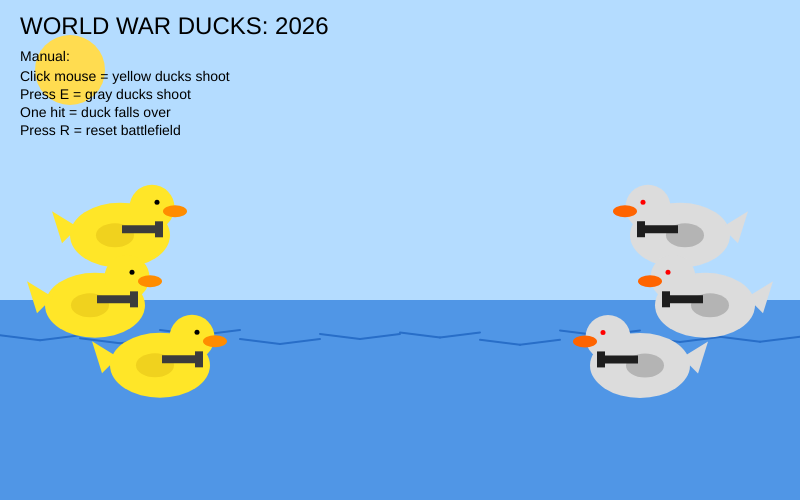
Frame 1 (no input)
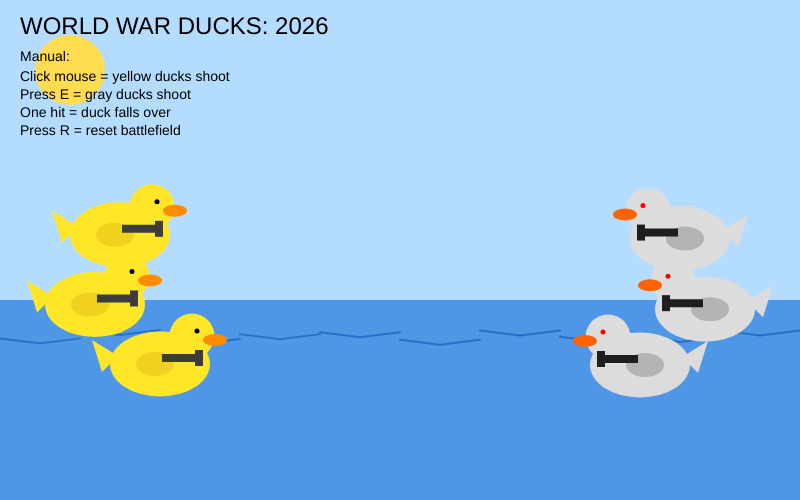
Frame 60 (no input)
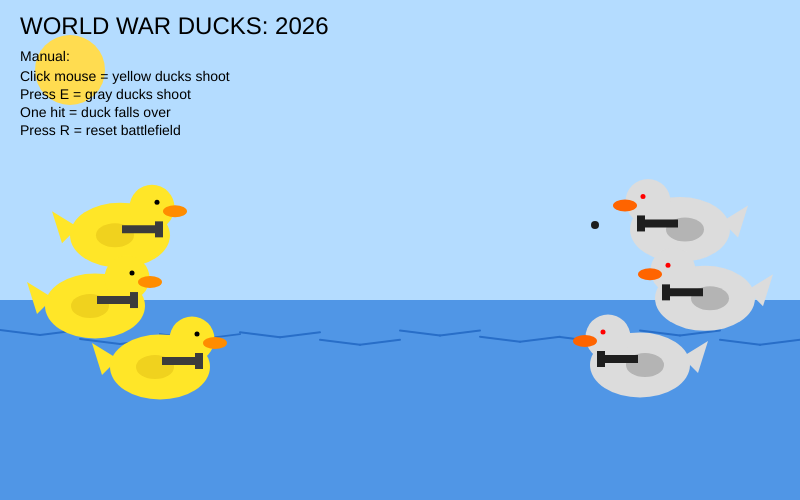
Frame 120 (the mouse pressed at the canvas centre since frame 60)

The p5.js sketch that drew these frames (run headless with seeded random() and noise() and a simulated clock; from frame 60 on, the mouse is pressed at the canvas centre):

// p5.js sketch
// ── sketch.js
let yellowDucks = [];
let grayDucks = [];

let yellowBullets = [];
let grayBullets = [];

function setup() {
  createCanvas(800, 500);
  resetBattlefield();
}

function draw() {
  background(180, 220, 255);

  drawScene();
  drawManual();

  updateDucks();
  updateBullets();
}

// =====================
// RESET
// =====================

function resetBattlefield() {
  yellowDucks = [];
  grayDucks = [];
  yellowBullets = [];
  grayBullets = [];

  // yellow side
  yellowDucks.push(new Duck(120, 235, "yellow"));
  yellowDucks.push(new Duck(95, 305, "yellow"));
  yellowDucks.push(new Duck(160, 365, "yellow"));

  // gray side
  grayDucks.push(new Duck(680, 235, "gray"));
  grayDucks.push(new Duck(705, 305, "gray"));
  grayDucks.push(new Duck(640, 365, "gray"));
}

// =====================
// BACKGROUND + MANUAL
// =====================

function drawScene() {
  // sky
  background(180, 220, 255);

  // sun
  noStroke();
  fill(255, 220, 80);
  ellipse(70, 70, 70, 70);

  // water
  fill(80, 150, 230);
  rect(0, 300, width, 200);

  // simple waves
  stroke(40, 110, 200);
  strokeWeight(2);
  noFill();

  for (let x = 0; x < width; x += 80) {
    let waveY = 335 + sin(frameCount * 0.04 + x * 0.03) * 5;
    line(x, waveY, x + 40, waveY + 5);
    line(x + 40, waveY + 5, x + 80, waveY);
  }

  noStroke();
}

function drawManual() {
  fill(0);
  textAlign(LEFT, TOP);

  textSize(24);
  text("WORLD WAR DUCKS: 2026", 20, 15);

  textSize(14);
  text("Manual:", 20, 50);
  text("Click mouse = yellow ducks shoot", 20, 70);
  text("Press E = gray ducks shoot", 20, 88);
  text("One hit = duck falls over", 20, 106);
  text("Press R = reset battlefield", 20, 124);
}

// =====================
// DUCK MANAGEMENT
// =====================

function updateDucks() {
  for (let i = 0; i < yellowDucks.length; i++) {
    yellowDucks[i].update();
    yellowDucks[i].display();
  }

  for (let i = 0; i < grayDucks.length; i++) {
    grayDucks[i].update();
    grayDucks[i].display();
  }
}

// =====================
// BULLET MANAGEMENT
// =====================

function updateBullets() {
  // yellow bullets hit gray ducks
  for (let i = yellowBullets.length - 1; i >= 0; i--) {
    let b = yellowBullets[i];

    b.update();
    b.display();

    for (let j = 0; j < grayDucks.length; j++) {
      let grayDuck = grayDucks[j];

      if (grayDuck.isAlive) {
        let d = dist(b.x, b.y, grayDuck.x, grayDuck.y);

        if (d < 45) {
          grayDuck.die();
          yellowBullets.splice(i, 1);
          break;
        }
      }
    }

    if (i < yellowBullets.length && b.x > width) {
      yellowBullets.splice(i, 1);
    }
  }

  // gray bullets hit yellow ducks
  for (let i = grayBullets.length - 1; i >= 0; i--) {
    let b = grayBullets[i];

    b.update();
    b.display();

    for (let j = 0; j < yellowDucks.length; j++) {
      let yellowDuck = yellowDucks[j];

      if (yellowDuck.isAlive) {
        let d = dist(b.x, b.y, yellowDuck.x, yellowDuck.y);

        if (d < 45) {
          yellowDuck.die();
          grayBullets.splice(i, 1);
          break;
        }
      }
    }

    if (i < grayBullets.length && b.x < 0) {
      grayBullets.splice(i, 1);
    }
  }
}

// =====================
// DUCK CLASS
// =====================

class Duck {
  constructor(x, y, side) {
    this.x = x;
    this.y = y;
    this.side = side;

    this.yOffset = 0;

    this.isAlive = true;
    this.fallAngle = 0;

    this.isShooting = false;
    this.shootTimer = 0;

    this.bobSpeed = random(0.035, 0.06);
    this.bobAmount = random(5, 9);
  }

  update() {
    if (this.isAlive) {
      this.yOffset = sin(frameCount * this.bobSpeed) * this.bobAmount;
    }

    if (this.shootTimer > 0) {
      this.shootTimer--;
    } else {
      this.isShooting = false;
    }

    // fall animation after death
    // yellow ducks fall one way, gray ducks fall the other way
    // both stop after reaching the correct angle
    if (!this.isAlive) {
      if (this.side === "yellow" && this.fallAngle < HALF_PI) {
        this.fallAngle += 0.05;
      }

      if (this.side === "gray" && this.fallAngle > -HALF_PI) {
        this.fallAngle -= 0.05;
      }
    }
  }

  display() {
    push();

    let drawY = this.y + this.yOffset;

    translate(this.x, drawY);
    rotate(this.fallAngle);

    if (this.side === "yellow") {
      this.drawYellowDuck();
    } else if (this.side === "gray") {
      this.drawGrayDuck();
    }

    pop();
  }

  drawYellowDuck() {
    // body
    noStroke();
    fill(255, 230, 40);
    ellipse(0, 0, 100, 65);

    // tail
    triangle(-42, -8, -68, -24, -58, 8);

    // head
    ellipse(32, -28, 45, 45);

    // beak
    fill(255, 140, 0);
    ellipse(55, -24, 24, 12);

    // eye
    fill(0);
    ellipse(37, -33, 5, 5);

    // wing
    fill(240, 210, 30);
    ellipse(-5, 0, 38, 24);

    // gun
    fill(60);
    rect(2, -10, 38, 8);
    rect(35, -14, 8, 16);

    // shooting flash
    if (this.isShooting && this.isAlive) {
      fill(255, 220, 0);
      triangle(40, -14, 40, -2, 60, -8);
    }
  }

  drawGrayDuck() {
    // body
    noStroke();
    fill(220);
    ellipse(0, 0, 100, 65);

    // tail
    triangle(42, -8, 68, -24, 58, 8);

    // head
    ellipse(-32, -28, 45, 45);

    // beak
    fill(255, 100, 0);
    ellipse(-55, -24, 24, 12);

    // eye
    fill(255, 0, 0);
    ellipse(-37, -33, 5, 5);

    // wing
    fill(180);
    ellipse(5, 0, 38, 24);

    // gun
    fill(30);
    rect(-40, -10, 38, 8);
    rect(-43, -14, 8, 16);

    // shooting flash
    if (this.isShooting && this.isAlive) {
      fill(255, 80, 0);
      triangle(-40, -14, -40, -2, -60, -8);
    }
  }

  shoot() {
    if (!this.isAlive) {
      return;
    }

    this.isShooting = true;
    this.shootTimer = 12;

    if (this.side === "yellow") {
      yellowBullets.push(new Bullet(this.x + 55, this.y - 10, 1, "yellow"));
    } else if (this.side === "gray") {
      grayBullets.push(new Bullet(this.x - 55, this.y - 10, -1, "gray"));
    }
  }

  die() {
    this.isAlive = false;
    this.isShooting = false;
  }
}

// =====================
// BULLET CLASS
// =====================

class Bullet {
  constructor(x, y, direction, side) {
    this.x = x;
    this.y = y;
    this.direction = direction;
    this.side = side;
    this.speed = 7;
  }

  update() {
    this.x = this.x + this.speed * this.direction;
  }

  display() {
    noStroke();

    if (this.side === "yellow") {
      fill(30);
    } else {
      fill(120, 0, 0);
    }

    ellipse(this.x, this.y, 8, 8);
  }
}

// =====================
// INTERACTION
// =====================

function mousePressed() {
  let aliveYellowDucks = [];

  for (let i = 0; i < yellowDucks.length; i++) {
    if (yellowDucks[i].isAlive) {
      aliveYellowDucks.push(yellowDucks[i]);
    }
  }

  if (aliveYellowDucks.length > 0) {
    let shooter = random(aliveYellowDucks);
    shooter.shoot();
  }
}

function keyPressed() {
  if (key === "e" || key === "E") {
    let aliveGrayDucks = [];

    for (let i = 0; i < grayDucks.length; i++) {
      if (grayDucks[i].isAlive) {
        aliveGrayDucks.push(grayDucks[i]);
      }
    }

    if (aliveGrayDucks.length > 0) {
      let shooter = random(aliveGrayDucks);
      shooter.shoot();
    }
  }

  if (key === "r" || key === "R") {
    resetBattlefield();
  }
}
